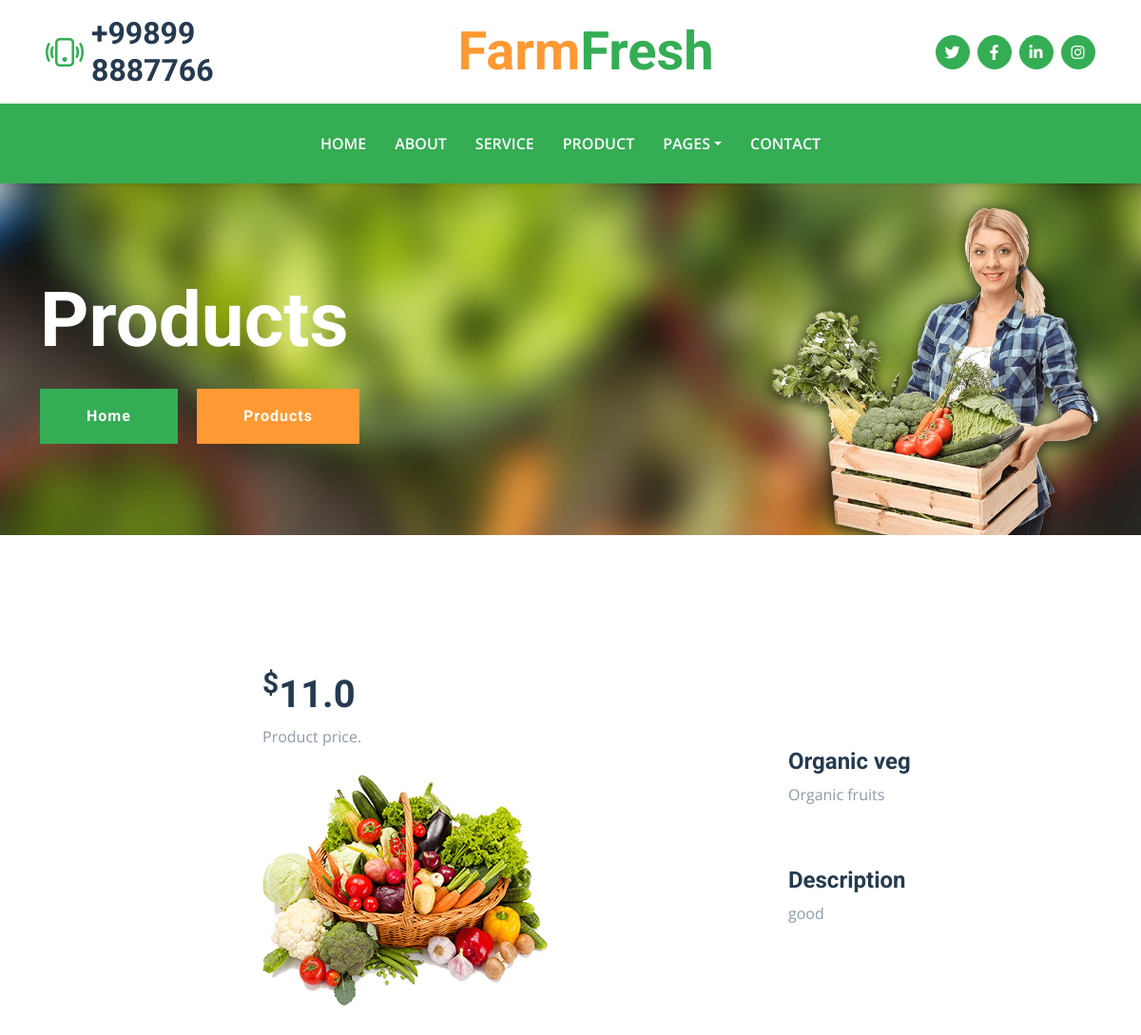
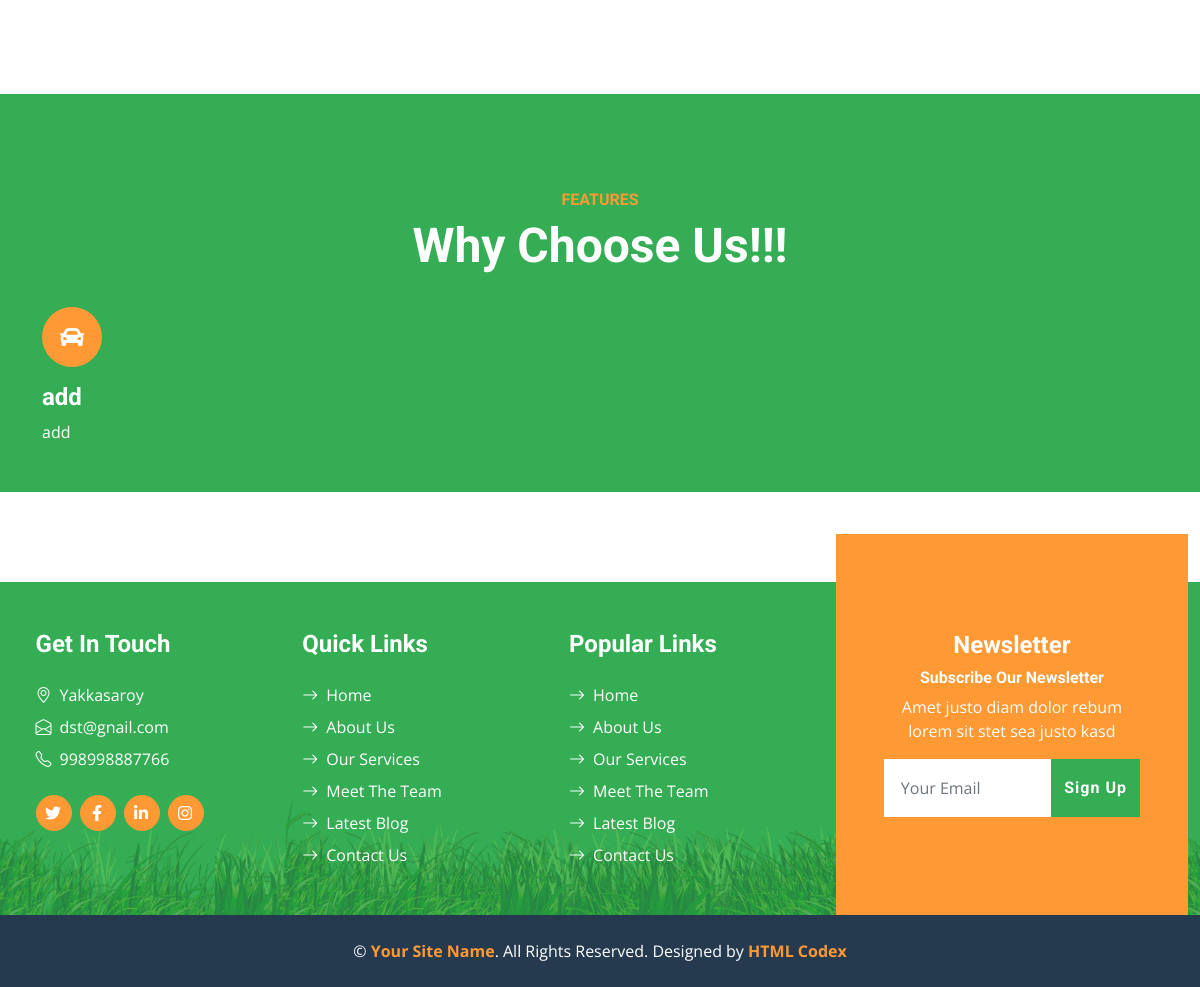
/product-view/1/, run on the app's committed database (2 pictures, top to bottom).
### farmfresh/models.py (models this page shows, shortened)
class Product(models.Model):
    title = models.CharField(max_length=20)
    description = models.CharField(max_length=350)
    price = models.FloatField(default=0)
    product_date = models.DateTimeField()
    update_date = models.DateTimeField(auto_now=True)
    category = models.ForeignKey(Category, on_delete=models.CASCADE)
    image = models.ImageField(upload_to = 'mobile_images')
    class Meta:
        ordering = ['-product_date']

class Category(models.Model):
    name = models.CharField(max_length=100)
    def __str__(self):
        return self.name

class Feature(models.Model):
    title = models.CharField(max_length=100)
    description = models.CharField(max_length=100)

class AboutUs(models.Model):
    adress = models.CharField(max_length=255)
    email = models.EmailField()
    phone_number = models.CharField(max_length=255)
    city = models.ForeignKey(City, on_delete=models.CASCADE)

### farmfresh/views.py (the view)
# urls.py: path('product-view/<int:id>/', ProductView.as_view()),
class ProductView(ListView):
    model=Product
    template_name = 'product_view.html'
    context_object_name = 'product'
    success_url ='/'
    def get_context_data(self, **kwargs):
        context = super(ProductView, self).get_context_data(**kwargs)
        context.update({
            'AboutUs': AboutUs.objects.all(),
            'Feature': Feature.objects.all(),
        })
        return context
    def get_queryset(self):
        return Product.objects.get(id=self.kwargs.get('id'))

### templates/product_view.html (shortened to what this page needs)
{% load static %}
{% load i18n %}
<!DOCTYPE html>
<html lang="en">
<head>
    <link href="https://cdnjs.cloudflare.com/ajax/libs/font-awesome/5.15.0/css/all.min.css" rel="stylesheet">
    <link href="https://cdn.jsdelivr.net/npm/bootstrap-icons@1.4.1/font/bootstrap-icons.css" rel="stylesheet">
    <link href="{% static 'css/assets/owl.carousel.min.css' %}" rel="stylesheet">
    <link href="{% static 'css/bootstrap.min.css' %}" rel="stylesheet">
    <link href="{% static 'css/style.css' %}" rel="stylesheet">
</head>
<body>
    <div class="container-fluid px-5 d-none d-lg-block">
        <div class="row gx-5 py-3 align-items-center">
            <div class="col-lg-3">
                <div class="d-flex align-items-center justify-content-start">
                    <i class="bi bi-phone-vibrate fs-1 text-primary me-2"></i>
                    <h2 class="mb-0">+99899 8887766</h2>
                </div>
            </div>
            <div class="col-lg-6">
                <div class="d-flex align-items-center justify-content-center">
                    <a href="index.html" class="navbar-brand ms-lg-5">
                        <h1 class="m-0 display-4 text-primary"><span class="text-secondary">{% trans "Farm" %}</span>{% trans "Fresh"%}</h1>
                    </a>
                </div>
            </div>
            <div class="col-lg-3">
                <div class="d-flex align-items-center justify-content-end">
                    <a class="btn btn-primary btn-square rounded-circle me-2" href="https://www.twitter.com/"><i
                            class="fab fa-twitter"></i></a>
                    <a class="btn btn-primary btn-square rounded-circle me-2" href="https://www.facebook.com/"><i
                            class="fab fa-facebook-f"></i></a>
                    <a class="btn btn-primary btn-square rounded-circle me-2" href="https://www.linkedin.com/"><i
                            class="fab fa-linkedin-in"></i></a>
                    <a class="btn btn-primary btn-square rounded-circle" href="https://www.instagram.com/"><i
                            class="fab fa-instagram"></i></a>
                </div>
            </div>
        </div>
    </div>
    <nav class="navbar navbar-expand-lg bg-primary navbar-dark shadow-sm py-3 py-lg-0 px-3 px-lg-5">
        <div class="collapse navbar-collapse" id="navbarCollapse">
            <div class="navbar-nav mx-auto py-0">
                <a href="{% url 'index' %}" class="nav-item nav-link">{% trans "Home" %}</a>
                <a href="{% url 'about' %}" class="nav-item nav-link">{% trans "About" %}</a>
                <a href="{% url 'service' %}" class="nav-item nav-link">{% trans "Service" %}</a>
                <a href="{% url 'product' %}" class="nav-item nav-link">{% trans "Product" %}</a>
                <div class="nav-item dropdown">
                    <a href="#" class="nav-link dropdown-toggle" data-bs-toggle="dropdown">Pages</a>
                </div>
                <a href="{% url 'contact' %}" class="nav-item nav-link">{% trans "Contact" %}</a>
            </div>
        </div>
    </nav>
    <div class="container-fluid bg-primary py-5 bg-hero mb-5">
        <div class="container py-5">
            <div class="row justify-content-start">
                <div class="col-lg-8 text-center text-lg-start">
                    <h1 class="display-1 text-white mb-md-4">{% trans "Products" %}</h1>
                    <a href="{%url 'index' %}" class="btn btn-primary py-md-3 px-md-5 me-3">{% trans "Home" %}</a>
                    <a href="{%url 'product' %}" class="btn btn-secondary py-md-3 px-md-5">{% trans "Products" %}</a>
                </div>
            </div>
        </div>
    </div>
    <br>
    <br>
    <br>
    <br>
    <div class="page-heading header-text">
        <div class="page">
            <div class="row">
                <div class="col-md-12">
                    <h1><sup>$</sup>{{product.price}}</h1>
                    <span>
                        Product price.
                    </span>
                </div>
            </div>
        </div>
    </div>
    <div class="services">
        <div class="page">
            <div class="row">
                <div class="col-md-7">
                    <div>
                        <img src="{{product.image.url}}" alt="" class="img-fluid wc-image">
                    </div>
                    <br>
                    <br>
                </div>
                <div class="col-md-5">
                    <div class="sidebar-item recent-posts">
                        <div class="sidebar-heading">
                            <h4>{{product.title}}</h4>
                        </div>
                        <div class="content">
                            <p>{{product.category}}</p>
                        </div>
                        <br><br>
                        <h4>Description</h4>
                        <p>{{product.description}}</p>
                    </div>
                    <br>
                </div>
            </div>
        </div>
    </div>
    <div class="container-fluid bg-primary feature py-5 pb-lg-0 my-5">
        <div class="container py-5 pb-lg-0">
            <div class="mx-auto text-center mb-3 pb-2" style="max-width: 500px;">
                <h6 class="text-uppercase text-secondary">{% trans "Features" %}</h6>
                <h1 class="display-5 text-white">{% trans "Why Choose Us!!!" %}</h1>
            </div>
            <div class="row g-5">
                {% for item in Feature %}
                <div class="col-lg-3">
                    <div class="text-white mb-5">
                        <div class="bg-secondary rounded-pill d-flex align-items-center justify-content-center mb-3"
                            style="width: 60px; height: 60px;">
                            <i class="fa fa-car fs-4 text-white"></i>
                        </div>
                        <h4 class="text-white">{{item.title}}</h4>
                        <p class="mb-0">{{item.description}}</p>
                    </div>
                </div>
                {%endfor%}
            </div>
        </div>
    </div>
    <div class="container-fluid bg-footer bg-primary text-white mt-5">
        <div class="footer">
            <div class="row gx-5">
                <div class="col-lg-8 col-md-6">
                    <div class="row gx-5">
                        <div class="col-lg-4 col-md-12 pt-5 mb-5">
                            {% for item in AboutUs %}
                            {% if item.id == 1 %}
                            <h4 class="text-white mb-4">Get In Touch</h4>
                            <div class="d-flex mb-2">
                                <i class="bi bi-geo-alt text-white me-2"></i>
                                <p class="text-white mb-0">{{item.adress}}</p>
                            </div>
                            <div class="d-flex mb-2">
                                <i class="bi bi-envelope-open text-white me-2"></i>
                                <p class="text-white mb-0">{{item.email}}</p>
                            </div>
                            <div class="d-flex mb-2">
                                <i class="bi bi-telephone text-white me-2"></i>
                                <p class="text-white mb-0">{{item.phone_number}}</p>
                            </div>
                            <div class="d-flex mt-4">
                                <a class="btn btn-secondary btn-square rounded-circle me-2"
                                    href="https://www.twitter.com/"><i class="fab fa-twitter"></i></a>
                                <a class="btn btn-secondary btn-square rounded-circle me-2"
                                    href="https://www.facebook.com/"><i class="fab fa-facebook-f"></i></a>
                                <a class="btn btn-secondary btn-square rounded-circle me-2"
                                    href="https://www.linkedin.com/"><i class="fab fa-linkedin-in"></i></a>
                                <a class="btn btn-secondary btn-square rounded-circle" href="https://www.instagram.com/"><i
                                        class="fab fa-instagram"></i></a>
                            </div>
                            {%endif%}
                            {%endfor%}
                        </div>
                        <div class="col-lg-4 col-md-12 pt-0 pt-lg-5 mb-5">
                            <h4 class="text-white mb-4">Quick Links</h4>
                            <div class="d-flex flex-column justify-content-start">
                                <a class="text-white mb-2" href="{% url 'index' %}"><i
                                        class="bi bi-arrow-right text-white me-2"></i>Home</a>
                                <a class="text-white mb-2" href="{% url 'about' %}"><i
                                        class="bi bi-arrow-right text-white me-2"></i>About
                                    Us</a>
                                <a class="text-white mb-2" href="{% url 'service' %}"><i
                                        class="bi bi-arrow-right text-white me-2"></i>Our
                                    Services</a>
                                <a class="text-white mb-2" href="{% url 'team' %}"><i
                                        class="bi bi-arrow-right text-white me-2"></i>Meet The
                                    Team</a>
                                <a class="text-white mb-2" href="{% url 'blog' %}"><i
                                        class="bi bi-arrow-right text-white me-2"></i>Latest
                                    Blog</a>
                                <a class="text-white" href="{% url 'contact' %}"><i
                                        class="bi bi-arrow-right text-white me-2"></i>Contact Us</a>
                            </div>
                        </div>
                        <div class="col-lg-4 col-md-12 pt-0 pt-lg-5 mb-5">
                            <h4 class="text-white mb-4">Popular Links</h4>
                            <div class="d-flex flex-column justify-content-start">
                                <a class="text-white mb-2" href="{% url 'index' %}"><i
                                        class="bi bi-arrow-right text-white me-2"></i>Home</a>
                                <a class="text-white mb-2" href="{% url 'about' %}"><i
                                        class="bi bi-arrow-right text-white me-2"></i>About
                                    Us</a>
                                <a class="text-white mb-2" href="{% url 'service' %}"><i
                                        class="bi bi-arrow-right text-white me-2"></i>Our
                                    Services</a>
                                <a class="text-white mb-2" href="{% url 'team' %}"><i
                                        class="bi bi-arrow-right text-white me-2"></i>Meet The
                                    Team</a>
                                <a class="text-white mb-2" href="{% url 'blog' %}"><i
                                        class="bi bi-arrow-right text-white me-2"></i>Latest
                                    Blog</a>
                                <a class="text-white" href="{% url 'contact' %}"><i
                                        class="bi bi-arrow-right text-white me-2"></i>Contact Us</a>
                            </div>
                        </div>
                    </div>
                </div>
                <div class="col-lg-4 col-md-6 mt-lg-n5">
                    <div class="d-flex flex-column align-items-center justify-content-center text-center h-100 bg-secondary p-5">
                        <h4 class="text-white">{% trans "Newsletter" %}</h4>
                        <h6 class="text-white">{% trans "Subscribe Our Newsletter" %}</h6>
                        <p>{% trans "Amet justo diam dolor rebum lorem sit stet sea justo kasd" %}</p>
                        <form action="{% url 'index' %}" method="post">
                            <div class="input-group">
                                <input type="text" name = email class="form-control border-white p-3" placeholder="Your Email">
                                <button class="btn btn-primary">{% trans "Sign Up" %} </button>
                            </div>
                        </form>
                    </div>
                </div>
            </div>
        </div>
    </div>
    <div class="container-fluid bg-dark text-white py-4">
        <div class="container text-center">
            <p class="mb-0">&copy; <a class="text-secondary fw-bold" href="#">Your Site Name</a>. All Rights Reserved.
                Designed by <a class="text-secondary fw-bold" href="https://htmlcodex.com">HTML Codex</a></p>
        </div>
    </div>
</body>
</html>

### static/css/style.css (style rules this page uses)
:root { --primary: #34AD54; --secondary: #FF9933; --light: #F6FFF2; --dark: #263A4F; }
.btn { font-family: 'Roboto', sans-serif; letter-spacing: 1px; font-weight: 700; transition: .5s; }
.btn-primary, .btn-secondary { color: #FFFFFF; }
.btn-square { width: 36px; height: 36px; }
.btn-square, .btn-sm-square, .btn-lg-square { padding-left: 0; padding-right: 0; text-align: center; }
.navbar-dark .navbar-nav .nav-link { padding: 30px 15px; font-size: 16px; font-weight: 600; color: #FFFFFF; text-transform: uppercase; transition: .5s; }
.bg-hero { background: url(../img/carousel-1.jpg) top right no-repeat; background-size: cover; }
.bg-footer { background: linear-gradient(rgba(52, 173, 84, .7), rgba(52, 173, 84, .7)), url(../img/footer.png) center bottom no-repeat; background-size: contain; }
@media (min-width: 991.98px) { .bg-footer { margin-top: 90px !important; } }

### templates/product_view.html (style rules this page uses)
.page { padding-left: 23%; }
.footer { text-align: 5%; padding-left: 2%; }

### data on the page
Product: price "11.0", image (picture), title "Organic veg", category "Organic fruits", description "good"
Feature: title "add", description "add"
AboutUs: adress "Yakkasaroy", email "dst@gnail.com", phone_number "998998887766"
